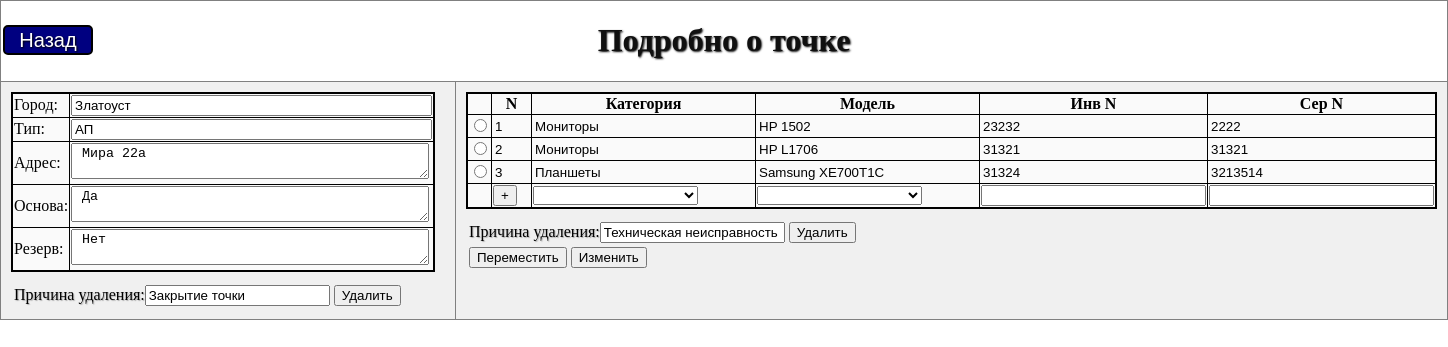
Page /brows.php?id_p=2 on the committed database.
### tables this page shows
CREATE TABLE point(
                    id_p INTEGER PRIMARY KEY AUTOINCREMENT,
                    id_city INTEGER,
                    id_p_type INTEGER,
                    adress TEXT,
                    inet_1 TEXT,
                    inet_2 TEXT);

CREATE TABLE listCity(
                    id_city INTEGER PRIMARY KEY AUTOINCREMENT,
                    city TEXT);

CREATE TABLE listPType(
                    id_p_type INTEGER PRIMARY KEY AUTOINCREMENT,
                    p_type TEXT);

CREATE TABLE tehn(
                    id_t INTEGER PRIMARY KEY AUTOINCREMENT,
                    id_p INTEGER,
                    id_tehn INTEGER,
                    id_model INTEGER,
                    invN TEXT,
                    serN TEXT);

CREATE TABLE listTehn(
                    id_tehn INTEGER PRIMARY KEY AUTOINCREMENT,
                    name TEXT);

CREATE TABLE listModel(
                    id_model INTEGER PRIMARY KEY AUTOINCREMENT,
                    id_tehn INTEGER,
                    model TEXT);

### inc/getTInfo.inc.php (the view, shortened to what this page needs)
<?php
list ($tehn) = $it_invent->getTehnInfo($_GET['id_p']);
$i=0;
foreach($tehn as $item){
    $i++;
    $id_t=$item['id_t'];
    $name=$item['name'];
    $model=$item['model'];
    $item['invN']!="" ? $invN="value=\"".$item['invN']."\"" : $invN="style=\" background: #FF0000;\"" ;
    $item['serN']!="" ? $serN="value=\"".$item['serN']."\"" : $serN="style=\" background: #FF0000;\"" ;
        echo <<<LABEL
             <tr class="onMove">
                <td><input class="edit class_$id_t" type="radio" value="$id_t" name="id_t" form="delTehn">
                <td><input class="edit class_$id_t" readonly type="text" name="id_t" size="2" id="count" value="$i">
                <td><input class="edit class_$id_t" readonly type="text" name="name" size="25" value="$name">
                <td><input class="edit class_$id_t" readonly type="text" name="model" size="25" value="$model">
                <td><input class="edit class_$id_t" readonly type="text" name="invN" size="25" $invN>
                <td><input class="edit class_$id_t" readonly type="text" name="serN" size="25" $serN>
            </tr>
LABEL;
}
?>

### inc/getItemPointInfo.inc.php
<?php
$id_p = $_GET['id_p'];
$id_p = $it_invent->clearInt($id_p);
$point_info = $it_invent->getItemPointInfo($id_p);
$city = $point_info[0]['city'];
$p_type = $point_info[0]['p_type'];
$adress = $point_info[0]['adress'];
$inet_1 = $point_info[0]['inet_1'];
$inet_2 = $point_info[0]['inet_2'];
echo <<<LABEL
<table border id="table" valign="top" style="margin:10px">
    <tr>
        <td>Город:
        <td><input type="text" readonly name="city" size="42" value="$city">
            <input type="hidden" name="id_p" value="$id_p">
    </tr>
    <tr>
        <td>Тип:
        <td><input type="text" readonly name="ptype" size="42" value="$p_type">
    </tr>
    <tr>
        <td>Адрес:
        <td>
            <textarea readonly cols="44" rows="2"> $adress </textarea>
    </tr>
    <tr>
        <td>Основа:
        <td>
            <textarea readonly cols="44" rows="2"> $inet_1 </textarea>
     <tr>
        <td>Резерв:
        <td>
            <textarea readonly cols="44" rows="2"> $inet_2 </textarea>
     </tr>
</table>
LABEL;
?>

### style.css (style rules this page uses)
#table { margin: 1em 1em 1em 1em; padding: 3px; background: #FAFAFA; border:2px solid black; border-collapse:collapse; color: #000000; text-shadow: none; }
body { margin: 0px; }
textarea { overflow: hidden; }
.edit { color: #000000; border: 0; background: transparent; }

### rows in the picture
point: city "Златоуст", ptype "АП", adress "Мира 22а", inet_1 "Да", inet_2 "Нет"
tehn: name "Мониторы", model "HP 1502"
tehn: id_t "2", name "Мониторы", model "HP L1706", invN "31321", serN "31321"
tehn: id_t "3", name "Планшеты", model "Samsung XE700T1C", invN "31324", serN "3213514"
